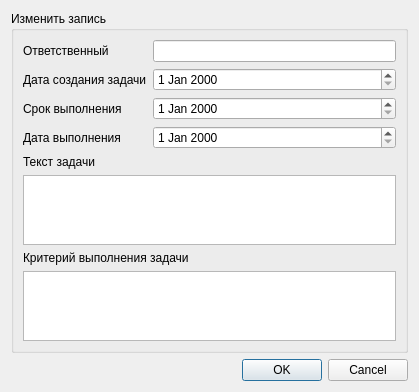
<?xml version="1.0" encoding="UTF-8"?>
<ui version="4.0">
 <class>changeDialog</class>
 <widget class="QDialog" name="changeDialog">
  <property name="geometry">
   <rect>
    <x>0</x>
    <y>0</y>
    <width>419</width>
    <height>372</height>
   </rect>
  </property>
  <property name="windowTitle">
   <string>Dialog</string>
  </property>
  <layout class="QVBoxLayout" name="verticalLayout">
   <item>
    <widget class="QGroupBox" name="groupBox">
     <property name="title">
      <string>Изменить запись</string>
     </property>
     <layout class="QVBoxLayout" name="verticalLayout_2">
      <item>
       <layout class="QFormLayout" name="formLayout">
        <item row="0" column="0">
         <widget class="QLabel" name="label">
          <property name="text">
           <string>Ответственный</string>
          </property>
         </widget>
        </item>
        <item row="0" column="1">
         <widget class="QLineEdit" name="editName"/>
        </item>
        <item row="1" column="0">
         <widget class="QLabel" name="label_2">
          <property name="text">
           <string>Дата создания задачи</string>
          </property>
         </widget>
        </item>
        <item row="1" column="1">
         <widget class="QDateEdit" name="editDateStart"/>
        </item>
        <item row="2" column="0">
         <widget class="QLabel" name="label_3">
          <property name="text">
           <string>Срок выполнения</string>
          </property>
         </widget>
        </item>
        <item row="2" column="1">
         <widget class="QDateEdit" name="editDateDeadline"/>
        </item>
        <item row="3" column="0">
         <widget class="QLabel" name="label_4">
          <property name="text">
           <string>Дата выполнения</string>
          </property>
         </widget>
        </item>
        <item row="3" column="1">
         <widget class="QDateEditnull" name="editDateFinished"/>
        </item>
       </layout>
      </item>
      <item>
       <widget class="QLabel" name="label_5">
        <property name="text">
         <string>Текст задачи</string>
        </property>
       </widget>
      </item>
      <item>
       <widget class="QPlainTextEdit" name="editTaskText"/>
      </item>
      <item>
       <widget class="QLabel" name="label_6">
        <property name="text">
         <string>Критерий выполнения задачи</string>
        </property>
       </widget>
      </item>
      <item>
       <widget class="QPlainTextEdit" name="editTaskCrt"/>
      </item>
     </layout>
    </widget>
   </item>
   <item>
    <widget class="QDialogButtonBox" name="buttonBox">
     <property name="orientation">
      <enum>Qt::Horizontal</enum>
     </property>
     <property name="standardButtons">
      <set>QDialogButtonBox::Cancel|QDialogButtonBox::Ok</set>
     </property>
    </widget>
   </item>
  </layout>
 </widget>
 <customwidgets>
  <customwidget>
   <class>QDateEditnull</class>
   <extends>QDateEdit</extends>
   <header>qdateeditnull.h</header>
  </customwidget>
 </customwidgets>
 <resources/>
 <connections>
  <connection>
   <sender>buttonBox</sender>
   <signal>accepted()</signal>
   <receiver>changeDialog</receiver>
   <slot>accept()</slot>
   <hints>
    <hint type="sourcelabel">
     <x>248</x>
     <y>254</y>
    </hint>
    <hint type="destinationlabel">
     <x>157</x>
     <y>274</y>
    </hint>
   </hints>
  </connection>
  <connection>
   <sender>buttonBox</sender>
   <signal>rejected()</signal>
   <receiver>changeDialog</receiver>
   <slot>reject()</slot>
   <hints>
    <hint type="sourcelabel">
     <x>316</x>
     <y>260</y>
    </hint>
    <hint type="destinationlabel">
     <x>286</x>
     <y>274</y>
    </hint>
   </hints>
  </connection>
 </connections>
</ui>
